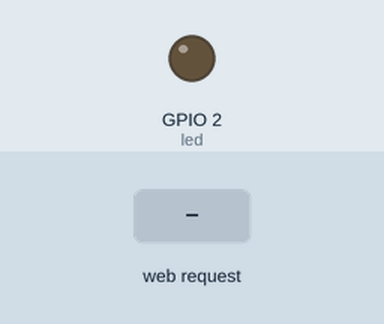
Bench run of a sketch on a simulated ESP32. On the bench: output pins drawn as LEDs (lit = HIGH). Inputs (shaded band) come from the test bench.

Above: at 1.2 s.
1.3 s: HTTP request GET /Led/on received
At 2.5 s:
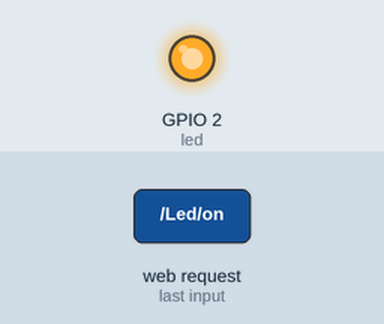
2.8 s: HTTP request GET /Led/off received
At 3.7 s:
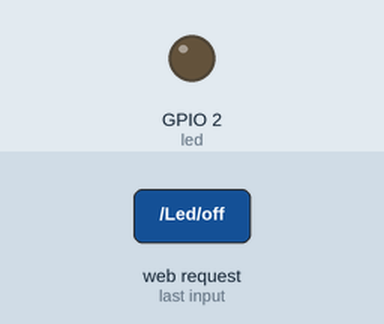
Timing chart, 0 to 5.8 s (numbered marks = the images above; inputs shaded):
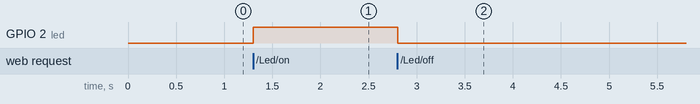

Measured:
- after the input at 1.3 s, GPIO 2 (led): LOW → HIGH at once
- after the input at 2.8 s, GPIO 2 (led): HIGH → LOW at once

The sketch:

webserver_AP_esp32.ino
```cpp
// ESP32 Access Point - Ponto de acesso para envio de mensagens


// Referência:
// https://randomnerdtutorials.com

// Biblioteca para WiFi
#include <WiFi.h>
#include <driver/gpio.h>

#define led GPIO_NUM_2

// Credenciais para acesso do WiFi ESP32
const char* ssid     = "ESP32-Access-Point";

// Número da porta do Web Server
WiFiServer server(80);

// Variable to store the HTTP request
// Variável para armazenar o HTTP request
String header;

// Auxiliar variables to store the current output state
//
String ledState = "off";

void setup() {

  // Initialize the output variables as outputs
  gpio_set_direction(led, GPIO_MODE_OUTPUT);
  gpio_set_level(led, 0);

  // Remove the password parameter, if you want the AP (Access Point) to be open
  WiFi.softAP(ssid);

  IPAddress IP = WiFi.softAPIP();

  server.begin();
}

void loop(){
  WiFiClient client = server.available();   // Listen for incoming clients

  if (client) {                             // If a new client connects,
    String currentLine = "";                // make a String to hold incoming data from the client
    while (client.connected()) {            // loop while the client's connected
      if (client.available()) {             // if there's bytes to read from the client,
        char c = client.read();             // read a byte, then
        header += c;
        if (c == '\n') {                    // if the byte is a newline character
          // if the current line is blank, you got two newline characters in a row.
          // that's the end of the client HTTP request, so send a response:

          if (currentLine.length() == 0) {
            // HTTP headers always start with a response code (e.g. HTTP/1.1 200 OK)
            // and a content-type so the client knows what's coming, then a blank line:

            // turns the GPIOs on and off
            if (header.indexOf("GET /Led/on") >= 0) {
              ledState = "on";
              gpio_set_level(led, 1);
            } else if (header.indexOf("GET /Led/off") >= 0) {
              ledState = "off";
              gpio_set_level(led, 0);
            }

            // Display the HTML web page
            client.println("<!DOCTYPE html><html>");
            client.println("<head><meta name=\"viewport\" content=\"width=device-width, initial-scale=1\">");
            client.println("<link rel=\"icon\" href=\"data:,\">");
            // CSS to style the on/off buttons
            // Feel free to change the background-color and font-size attributes to fit your preferences
            client.println("<style>html { font-family: Helvetica; display: inline-block; margin: 0px auto; text-align: center;}");
            client.println(".button { background-color: #4CAF50; border: none; color: white; padding: 16px 40px;");
            client.println("text-decoration: none; font-size: 30px; margin: 2px; cursor: pointer;}");
            client.println(".button2 {background-color: #555555;}</style></head>");

            // Web Page Heading
            client.println("<body><h1>ESP32 Web Server</h1>");

            // Display current state, and ON/OFF buttons for GPIO 26
            client.println("<p>Led - State " + ledState + "</p>");
            // If the output26State is off, it displays the ON button
            if (ledState=="off") {
              client.println("<p><a href=\"/Led/on\"><button class=\"button\">ON</button></a></p>");
            } else {
              client.println("<p><a href=\"/Led/off\"><button class=\"button button2\">OFF</button></a></p>");
            }

            client.println("</body></html>");

            // The HTTP response ends with another blank line
            client.println();
            // Break out of the while loop
            break;
          } else { // if you got a newline, then clear currentLine
            currentLine = "";
          }
        } else if (c != '\r') {  // if you got anything else but a carriage return character,
          currentLine += c;      // add it to the end of the currentLine
        }
      }
    }
    // Clear the header variable
    header = "";
    // Close the connection
    client.stop();
  }
}
```
